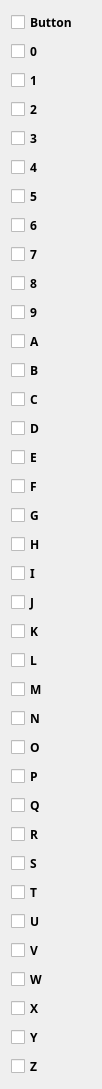
       <widget class="QWidget" name="scrollAreaWidgetContents">
        <property name="geometry">
         <rect>
          <x>0</x>
          <y>0</y>
          <width>102</width>
          <height>974</height>
         </rect>
        </property>
        <layout class="QVBoxLayout" name="verticalLayout_17">
         <item>
          <widget class="QCheckBox" name="scbutcheckBox">
           <property name="font">
            <font>
             <family>Microsoft Tai Le</family>
             <weight>75</weight>
             <bold>true</bold>
            </font>
           </property>
           <property name="contextMenuPolicy">
            <enum>Qt::NoContextMenu</enum>
           </property>
           <property name="text">
            <string>Button</string>
           </property>
          </widget>
         </item>
         <item>
          <widget class="QCheckBox" name="scnum0checkBox">
           <property name="font">
            <font>
             <family>Microsoft Tai Le</family>
             <weight>75</weight>
             <bold>true</bold>
            </font>
           </property>
           <property name="contextMenuPolicy">
            <enum>Qt::NoContextMenu</enum>
           </property>
           <property name="text">
            <string notr="true">0</string>
           </property>
          </widget>
         </item>
         <item>
          <widget class="QCheckBox" name="scnum1checkBox">
           <property name="font">
            <font>
             <family>Microsoft Tai Le</family>
             <weight>75</weight>
             <bold>true</bold>
            </font>
           </property>
           <property name="contextMenuPolicy">
            <enum>Qt::NoContextMenu</enum>
           </property>
           <property name="text">
            <string notr="true">1</string>
           </property>
          </widget>
         </item>
         <item>
          <widget class="QCheckBox" name="scnum2checkBox">
           <property name="font">
            <font>
             <family>Microsoft Tai Le</family>
             <weight>75</weight>
             <bold>true</bold>
            </font>
           </property>
           <property name="contextMenuPolicy">
            <enum>Qt::NoContextMenu</enum>
           </property>
           <property name="text">
            <string notr="true">2</string>
           </property>
          </widget>
         </item>
         <item>
          <widget class="QCheckBox" name="scnum3checkBox">
           <property name="font">
            <font>
             <family>Microsoft Tai Le</family>
             <weight>75</weight>
             <bold>true</bold>
            </font>
           </property>
           <property name="contextMenuPolicy">
            <enum>Qt::NoContextMenu</enum>
           </property>
           <property name="text">
            <string notr="true">3</string>
           </property>
          </widget>
         </item>
         <item>
          <widget class="QCheckBox" name="scnum4checkBox">
           <property name="font">
            <font>
             <family>Microsoft Tai Le</family>
             <weight>75</weight>
             <bold>true</bold>
            </font>
           </property>
           <property name="contextMenuPolicy">
            <enum>Qt::NoContextMenu</enum>
           </property>
           <property name="text">
            <string notr="true">4</string>
           </property>
          </widget>
         </item>
         <item>
          <widget class="QCheckBox" name="scnum5checkBox">
           <property name="font">
            <font>
             <family>Microsoft Tai Le</family>
             <weight>75</weight>
             <bold>true</bold>
            </font>
           </property>
           <property name="contextMenuPolicy">
            <enum>Qt::NoContextMenu</enum>
           </property>
           <property name="text">
            <string notr="true">5</string>
           </property>
          </widget>
         </item>
         <item>
          <widget class="QCheckBox" name="scnum6checkBox">
           <property name="font">
            <font>
             <family>Microsoft Tai Le</family>
             <weight>75</weight>
             <bold>true</bold>
            </font>
           </property>
           <property name="contextMenuPolicy">
            <enum>Qt::NoContextMenu</enum>
           </property>
           <property name="text">
            <string notr="true">6</string>
           </property>
          </widget>
         </item>
         <item>
          <widget class="QCheckBox" name="scnum7checkBox">
           <property name="font">
            <font>
             <family>Microsoft Tai Le</family>
             <weight>75</weight>
             <bold>true</bold>
            </font>
           </property>
           <property name="contextMenuPolicy">
            <enum>Qt::NoContextMenu</enum>
           </property>
           <property name="text">
            <string notr="true">7</string>
           </property>
          </widget>
         </item>
         <item>
          <widget class="QCheckBox" name="scnum8checkBox">
           <property name="font">
            <font>
             <family>Microsoft Tai Le</family>
             <weight>75</weight>
             <bold>true</bold>
            </font>
           </property>
           <property name="contextMenuPolicy">
            <enum>Qt::NoContextMenu</enum>
           </property>
           <property name="text">
            <string notr="true">8</string>
           </property>
          </widget>
         </item>
         <item>
          <widget class="QCheckBox" name="scnum9checkBox">
           <property name="font">
            <font>
             <family>Microsoft Tai Le</family>
             <weight>75</weight>
             <bold>true</bold>
            </font>
           </property>
           <property name="contextMenuPolicy">
            <enum>Qt::NoContextMenu</enum>
           </property>
           <property name="text">
            <string notr="true">9</string>
           </property>
          </widget>
         </item>
         <item>
          <widget class="QCheckBox" name="scalphaAcheckBox">
           <property name="font">
            <font>
             <family>Microsoft Tai Le</family>
             <weight>75</weight>
             <bold>true</bold>
            </font>
           </property>
           <property name="contextMenuPolicy">
            <enum>Qt::NoContextMenu</enum>
           </property>
           <property name="text">
            <string notr="true">A</string>
           </property>
          </widget>
         </item>
         <item>
          <widget class="QCheckBox" name="scalphaBcheckBox">
           <property name="font">
            <font>
             <family>Microsoft Tai Le</family>
             <weight>75</weight>
             <bold>true</bold>
            </font>
           </property>
           <property name="contextMenuPolicy">
            <enum>Qt::NoContextMenu</enum>
           </property>
           <property name="text">
            <string notr="true">B</string>
           </property>
          </widget>
         </item>
         <item>
          <widget class="QCheckBox" name="scalphaCcheckBox">
           <property name="font">
            <font>
             <family>Microsoft Tai Le</family>
             <weight>75</weight>
             <bold>true</bold>
            </font>
           </property>
           <property name="contextMenuPolicy">
            <enum>Qt::NoContextMenu</enum>
           </property>
           <property name="text">
            <string notr="true">C</string>
           </property>
          </widget>
         </item>
         <item>
          <widget class="QCheckBox" name="scalphaDcheckBox">
           <property name="font">
            <font>
             <family>Microsoft Tai Le</family>
             <weight>75</weight>
             <bold>true</bold>
            </font>
           </property>
           <property name="contextMenuPolicy">
            <enum>Qt::NoContextMenu</enum>
           </property>
           <property name="text">
            <string notr="true">D</string>
           </property>
          </widget>
         </item>
         <item>
          <widget class="QCheckBox" name="scalphaEcheckBox">
           <property name="font">
            <font>
             <family>Microsoft Tai Le</family>
             <weight>75</weight>
             <bold>true</bold>
            </font>
           </property>
           <property name="contextMenuPolicy">
            <enum>Qt::NoContextMenu</enum>
           </property>
           <property name="text">
            <string notr="true">E</string>
           </property>
          </widget>
         </item>
         <item>
          <widget class="QCheckBox" name="scalphaFcheckBox">
           <property name="font">
            <font>
             <family>Microsoft Tai Le</family>
             <weight>75</weight>
             <bold>true</bold>
            </font>
           </property>
           <property name="contextMenuPolicy">
            <enum>Qt::NoContextMenu</enum>
           </property>
           <property name="text">
            <string notr="true">F</string>
           </property>
          </widget>
         </item>
         <item>
          <widget class="QCheckBox" name="scalphaGcheckBox">
           <property name="font">
            <font>
             <family>Microsoft Tai Le</family>
             <weight>75</weight>
             <bold>true</bold>
            </font>
           </property>
           <property name="contextMenuPolicy">
            <enum>Qt::NoContextMenu</enum>
           </property>
           <property name="text">
            <string notr="true">G</string>
           </property>
          </widget>
         </item>
         <item>
          <widget class="QCheckBox" name="scalphaHcheckBox">
           <property name="font">
            <font>
             <family>Microsoft Tai Le</family>
             <weight>75</weight>
             <bold>true</bold>
            </font>
           </property>
           <property name="contextMenuPolicy">
            <enum>Qt::NoContextMenu</enum>
           </property>
           <property name="text">
            <string notr="true">H</string>
           </property>
          </widget>
         </item>
         <item>
          <widget class="QCheckBox" name="scalphaIcheckBox">
           <property name="font">
            <font>
             <family>Microsoft Tai Le</family>
             <weight>75</weight>
             <bold>true</bold>
            </font>
           </property>
           <property name="contextMenuPolicy">
            <enum>Qt::NoContextMenu</enum>
           </property>
           <property name="text">
            <string notr="true">I</string>
           </property>
          </widget>
         </item>
         <item>
          <widget class="QCheckBox" name="scalphaJcheckBox">
           <property name="font">
            <font>
             <family>Microsoft Tai Le</family>
             <weight>75</weight>
             <bold>true</bold>
            </font>
           </property>
           <property name="contextMenuPolicy">
            <enum>Qt::NoContextMenu</enum>
           </property>
           <property name="text">
            <string notr="true">J</string>
           </property>
          </widget>
         </item>
         <item>
          <widget class="QCheckBox" name="scalphaKcheckBox">
           <property name="font">
            <font>
             <family>Microsoft Tai Le</family>
             <weight>75</weight>
             <bold>true</bold>
            </font>
           </property>
           <property name="contextMenuPolicy">
            <enum>Qt::NoContextMenu</enum>
           </property>
           <property name="text">
            <string notr="true">K</string>
           </property>
          </widget>
         </item>
         <item>
          <widget class="QCheckBox" name="scalphaLcheckBox">
           <property name="font">
            <font>
             <family>Microsoft Tai Le</family>
             <weight>75</weight>
             <bold>true</bold>
            </font>
           </property>
           <property name="contextMenuPolicy">
            <enum>Qt::NoContextMenu</enum>
           </property>
           <property name="text">
            <string notr="true">L</string>
           </property>
          </widget>
         </item>
         <item>
          <widget class="QCheckBox" name="scalphaMcheckBox">
           <property name="font">
            <font>
             <family>Microsoft Tai Le</family>
             <weight>75</weight>
             <bold>true</bold>
            </font>
           </property>
           <property name="contextMenuPolicy">
            <enum>Qt::NoContextMenu</enum>
           </property>
           <property name="text">
            <string notr="true">M</string>
           </property>
          </widget>
         </item>
         <item>
          <widget class="QCheckBox" name="scalphaNcheckBox">
           <property name="font">
            <font>
             <family>Microsoft Tai Le</family>
             <weight>75</weight>
             <bold>true</bold>
            </font>
           </property>
           <property name="contextMenuPolicy">
            <enum>Qt::NoContextMenu</enum>
           </property>
           <property name="text">
            <string notr="true">N</string>
           </property>
          </widget>
         </item>
         <item>
          <widget class="QCheckBox" name="scalphaOcheckBox">
           <property name="font">
            <font>
             <family>Microsoft Tai Le</family>
             <weight>75</weight>
             <bold>true</bold>
            </font>
           </property>
           <property name="contextMenuPolicy">
            <enum>Qt::NoContextMenu</enum>
           </property>
           <property name="text">
            <string notr="true">O</string>
           </property>
          </widget>
         </item>
         <item>
          <widget class="QCheckBox" name="scalphaPcheckBox">
           <property name="font">
            <font>
             <family>Microsoft Tai Le</family>
             <weight>75</weight>
             <bold>true</bold>
            </font>
           </property>
           <property name="contextMenuPolicy">
            <enum>Qt::NoContextMenu</enum>
           </property>
           <property name="text">
            <string notr="true">P</string>
           </property>
          </widget>
         </item>
         <item>
          <widget class="QCheckBox" name="scalphaQcheckBox">
           <property name="font">
            <font>
             <family>Microsoft Tai Le</family>
             <weight>75</weight>
             <bold>true</bold>
            </font>
           </property>
           <property name="contextMenuPolicy">
            <enum>Qt::NoContextMenu</enum>
           </property>
           <property name="text">
            <string notr="true">Q</string>
           </property>
          </widget>
         </item>
         <item>
          <widget class="QCheckBox" name="scalphaRcheckBox">
           <property name="font">
            <font>
             <family>Microsoft Tai Le</family>
             <weight>75</weight>
             <bold>true</bold>
            </font>
           </property>
           <property name="contextMenuPolicy">
            <enum>Qt::NoContextMenu</enum>
           </property>
           <property name="text">
            <string notr="true">R</string>
           </property>
          </widget>
         </item>
         <item>
          <widget class="QCheckBox" name="scalphaScheckBox">
           <property name="font">
            <font>
             <family>Microsoft Tai Le</family>
             <weight>75</weight>
             <bold>true</bold>
            </font>
           </property>
           <property name="contextMenuPolicy">
            <enum>Qt::NoContextMenu</enum>
           </property>
           <property name="text">
            <string notr="true">S</string>
           </property>
          </widget>
         </item>
         <item>
          <widget class="QCheckBox" name="scalphaTcheckBox">
           <property name="font">
            <font>
             <family>Microsoft Tai Le</family>
             <weight>75</weight>
             <bold>true</bold>
            </font>
           </property>
           <property name="contextMenuPolicy">
            <enum>Qt::NoContextMenu</enum>
           </property>
           <property name="text">
            <string notr="true">T</string>
           </property>
          </widget>
         </item>
         <item>
          <widget class="QCheckBox" name="scalphaUcheckBox">
           <property name="font">
            <font>
             <family>Microsoft Tai Le</family>
             <weight>75</weight>
             <bold>true</bold>
            </font>
           </property>
           <property name="contextMenuPolicy">
            <enum>Qt::NoContextMenu</enum>
           </property>
           <property name="text">
            <string notr="true">U</string>
           </property>
          </widget>
         </item>
         <item>
          <widget class="QCheckBox" name="scalphaVcheckBox">
           <property name="font">
            <font>
             <family>Microsoft Tai Le</family>
             <weight>75</weight>
             <bold>true</bold>
            </font>
           </property>
           <property name="contextMenuPolicy">
            <enum>Qt::NoContextMenu</enum>
           </property>
           <property name="text">
            <string notr="true">V</string>
           </property>
          </widget>
         </item>
         <item>
          <widget class="QCheckBox" name="scalphaWcheckBox">
           <property name="font">
            <font>
             <family>Microsoft Tai Le</family>
             <weight>75</weight>
             <bold>true</bold>
            </font>
           </property>
           <property name="contextMenuPolicy">
            <enum>Qt::NoContextMenu</enum>
           </property>
           <property name="text">
            <string notr="true">W</string>
           </property>
          </widget>
         </item>
         <item>
          <widget class="QCheckBox" name="scalphaXcheckBox">
           <property name="font">
            <font>
             <family>Microsoft Tai Le</family>
             <weight>75</weight>
             <bold>true</bold>
            </font>
           </property>
           <property name="contextMenuPolicy">
            <enum>Qt::NoContextMenu</enum>
           </property>
           <property name="text">
            <string notr="true">X</string>
           </property>
          </widget>
         </item>
         <item>
          <widget class="QCheckBox" name="scalphaYcheckBox">
           <property name="font">
            <font>
             <family>Microsoft Tai Le</family>
             <weight>75</weight>
             <bold>true</bold>
            </font>
           </property>
           <property name="contextMenuPolicy">
            <enum>Qt::NoContextMenu</enum>
           </property>
           <property name="text">
            <string notr="true">Y</string>
           </property>
          </widget>
         </item>
         <item>
          <widget class="QCheckBox" name="scalphaZcheckBox">
           <property name="font">
            <font>
             <family>Microsoft Tai Le</family>
             <weight>75</weight>
             <bold>true</bold>
            </font>
           </property>
           <property name="contextMenuPolicy">
            <enum>Qt::NoContextMenu</enum>
           </property>
           <property name="text">
            <string notr="true">Z</string>
           </property>
          </widget>
         </item>
        </layout>
       </widget>
